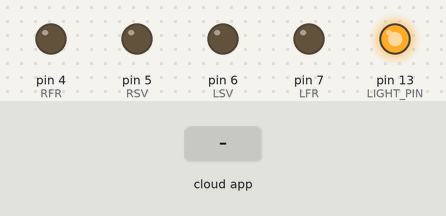
The sketch below on a simulated Arduino Uno, built with avr-gcc and run on an emulated ATmega328P. Shown: output pins drawn as LEDs (lit = HIGH). Dashed ring = blinking. The test bench sets the inputs (shaded band). The ROS host is connected and sends only what is stated.

Above: at 1.2 s.
1.3 s: the phone or cloud app sets pause_navigation to 0
At 2.1 s:
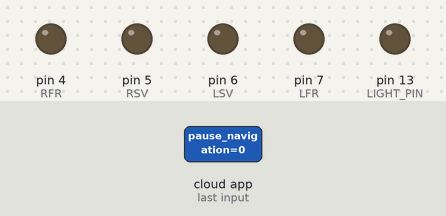
4.3 s: the phone or cloud app sets pause_navigation to 1
At 4.6 s:
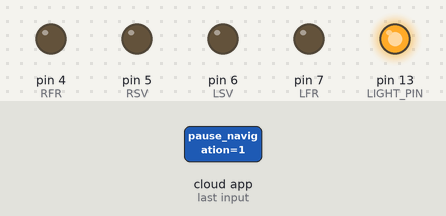
5.8 s: the phone or cloud app sets command to -100
At 6.9 s:
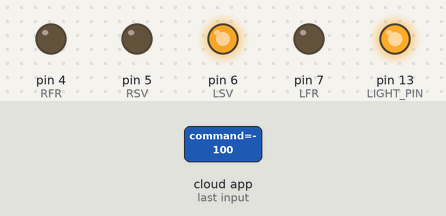
7.3 s: the phone or cloud app sets pause_navigation to 0
At 8.1 s:
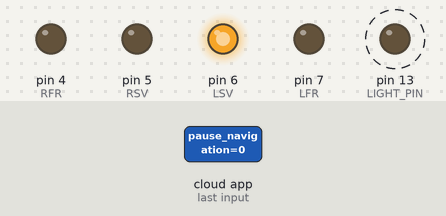
10.3 s: the phone or cloud app sets command to 0
At 11.1 s:
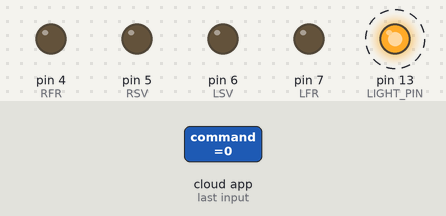
Timing chart, 0 to 14.3 s (numbered marks = the images above; inputs shaded):
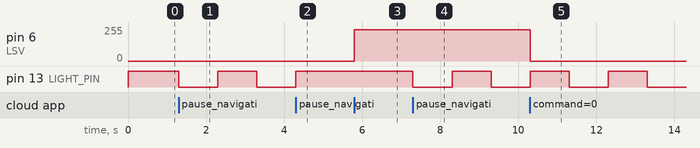

Measured:
- after the input at 1.3 s, pin 13 (LIGHT_PIN): HIGH → LOW at once, → HIGH 1.0 s later, → LOW 1.0 s later
- after the input at 4.3 s, pin 13 (LIGHT_PIN): goes on until 4.3 s, then stays HIGH
- after the input at 5.8 s, pin 6 (LSV): 0/255 → 236/255 at once
- after the input at 7.3 s, pin 13 (LIGHT_PIN): HIGH → LOW at once, → HIGH 1.0 s later, → LOW 1.0 s later
- after the input at 10.3 s, pin 6 (LSV): 236/255 → 0/255 at once

The sketch:

motorcontrol.ino
```cpp
#include <ros.h>
#include <ArduinoHardware.h>
#include <std_msgs/Float64.h>
#include <std_msgs/Bool.h>
#include <tf/transform_broadcaster.h>
#include <nav_msgs/Odometry.h>
#include <ros/time.h>


const int BAUD_RATE = 57600;
// ports (arbitrary numbers as placeholders)
// right
const int RFR =  4;      // digital; motor direction control; F/R == COM == 0 => anticlockwise; clockwise defined as forwards
const int RSV = 5;       // controls speed; 5V = max speed
// left
const int LFR = 7;       // digital; motor direction control; F/R == COM == 0 => anticlockwise; clockwise defined as forwards
const int LSV = 6;       // controls speed; 5V = max speed
// commands
const int LIGHT_PIN = 13;

const long INTERVAL = 1000;         // INTERVAL at which to blink (milliseconds)
static unsigned long g_last_ros_count = 0;
unsigned long g_current_ros = 0;
unsigned long g_previousMillis = 0;   // stores last time light was updated

// code for light (flashes when rover in autonomous g_mode, solid when manual)
// light (code based on https://www.arduino.cc/en/Tutorial/BuiltInExamples/BlinkWithoutDelay)
boolean g_mode = 1;     // 1 -> autonomous g_mode (light flashes), 0 -> manual g_mode (light solid)
            // digital; placeholder pin number
int g_light_state = LOW;                // used to set light

float g_right_speed = 0;
float g_left_speed = 0;
int g_right_dir = 0;
int g_left_dir = 0;

// motor speeds and commands (connect with ros)
ros::NodeHandle nh;

// get signed float speed command from ros, convert to magnitude and direction for right motor
void rmotorCb(const std_msgs::Float64& control_msg){
    g_last_ros_count = g_current_ros;
    g_current_ros = millis();
    float right_input = control_msg.data;
    if(right_input >= 0){
        g_right_speed = 51*right_input;
        g_right_dir = 0;
    }else{
        g_right_speed = -51*right_input;
        g_right_dir = 1;
    }
}

// get signed float speed command from ros, convert to magnitude and direction for left motor
void lmotorCb(const std_msgs::Float64& control_msg){
    float left_input = control_msg.data;
    if(left_input < 0){
        g_left_speed = -51*left_input;
        g_left_dir = 0;
    }else{
        g_left_speed = 51*left_input;
        g_left_dir = 1;
    }
}

void setmode(const std_msgs::Bool& mode_msg){
    g_mode = mode_msg.data;
}

//ros subs
ros::Subscriber<std_msgs::Float64> right_motor_vel_sub("/right_wheel/command", &rmotorCb );
ros::Subscriber<std_msgs::Float64> left_motor_vel_sub("/left_wheel/command", &lmotorCb );
ros::Subscriber<std_msgs::Bool> mode_sub("/pause_navigation", &setmode );


void setup() {
    Serial.begin(BAUD_RATE);     // Serial comm begin at 9600bps
    nh.getHardware()->setBaud(BAUD_RATE);
    nh.initNode();
    nh.subscribe(right_motor_vel_sub);
    nh.subscribe(left_motor_vel_sub);
    nh.subscribe(mode_sub);
    pinMode(RFR, OUTPUT);
    pinMode(LFR, OUTPUT);
    pinMode(RSV, OUTPUT);
    pinMode(LSV, OUTPUT);
    pinMode(LIGHT_PIN, OUTPUT);

}

void loop(){
    // control motors
    nh.spinOnce();

    if(nh.connected()){
        // If the ros node is still running, output speed
        nh.spinOnce(); // Spin multiple times because rosserial has very limited packet sizes, can't afford an overflow
        if (g_current_ros - g_last_ros_count >= INTERVAL){
            // If a command has not been recieved in 1s, something is probably wrong. Stop the motors.
            digitalWrite(RFR, 0);
            digitalWrite(LFR, 0);
            analogWrite(RSV, 0);
            analogWrite(LSV, 0);
        } else {
            // Write speed and direction pins
            digitalWrite(RFR, g_right_dir);
            digitalWrite(LFR, g_left_dir);
            analogWrite(RSV, g_right_speed);
            analogWrite(LSV, g_left_speed);
        }

        // control light
        nh.spinOnce();
        if (!g_mode) {
                // Autonomous mode (flashing light)
                unsigned long currentMillis = millis();
                if (currentMillis - g_previousMillis >= INTERVAL) {
                    g_previousMillis = currentMillis;
                    if (g_light_state == LOW) {
                        g_light_state = HIGH;
                    }
                    else {
                        g_light_state = LOW;
                    }
                }
            } else {
                // Manual control (solid light)
                g_light_state = HIGH;
            }

            digitalWrite(LIGHT_PIN, g_light_state);
        } else {
            // If ros node has crashed, stop the motors
            digitalWrite(RFR, 0);
            digitalWrite(LFR, 0);
            analogWrite(RSV, 0);
            analogWrite(LSV, 0);
        }
    nh.spinOnce();
}
```
